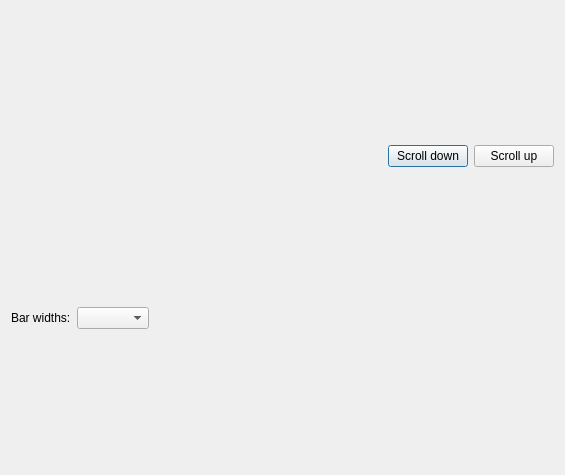
<?xml version="1.0" encoding="UTF-8"?>
<ui version="4.0">
 <class>Dialog</class>
 <widget class="QDialog" name="Dialog">
  <property name="geometry">
   <rect>
    <x>0</x>
    <y>0</y>
    <width>565</width>
    <height>475</height>
   </rect>
  </property>
  <property name="windowTitle">
   <string>Dialog</string>
  </property>
  <layout class="QVBoxLayout" name="main_Layout">
   <item>
    <layout class="QHBoxLayout" name="horizontalLayout_10">
     <item>
      <spacer name="horizontalSpacer_15">
       <property name="orientation">
        <enum>Qt::Horizontal</enum>
       </property>
       <property name="sizeHint" stdset="0">
        <size>
         <width>40</width>
         <height>20</height>
        </size>
       </property>
      </spacer>
     </item>
     <item>
      <widget class="QPushButton" name="btn_scroll_down">
       <property name="text">
        <string>Scroll down</string>
       </property>
      </widget>
     </item>
     <item>
      <widget class="QPushButton" name="btn_scroll_up">
       <property name="text">
        <string>Scroll up</string>
       </property>
      </widget>
     </item>
    </layout>
   </item>
   <item>
    <layout class="QHBoxLayout" name="horizontalLayout_7">
     <item>
      <widget class="QLabel" name="lbl_bar_size">
       <property name="text">
        <string>Bar widths:</string>
       </property>
      </widget>
     </item>
     <item>
      <widget class="QComboBox" name="cb_bar_size"/>
     </item>
     <item>
      <spacer name="horizontalSpacer_14">
       <property name="orientation">
        <enum>Qt::Horizontal</enum>
       </property>
       <property name="sizeHint" stdset="0">
        <size>
         <width>40</width>
         <height>20</height>
        </size>
       </property>
      </spacer>
     </item>
    </layout>
   </item>
  </layout>
 </widget>
 <resources/>
 <connections/>
</ui>
